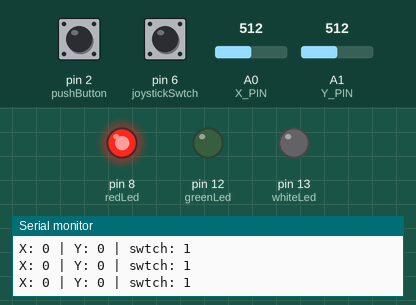
A sketch run on a simulated Arduino Uno, built with avr-gcc and run on an emulated ATmega328P. On the bench: output pins drawn as LEDs (lit = HIGH), the last lines printed to the serial monitor. The test bench sets the inputs (shaded band); at power-on: pin 2 (pushButton) LOW, A0 (X_PIN) = 512, A1 (Y_PIN) = 512, pin 6 (joystickSwtch) HIGH.

Above: at 1.2 s.
1.3 s: pin 2 (pushButton) pulled HIGH for 0.15 s
At 1.8 s:
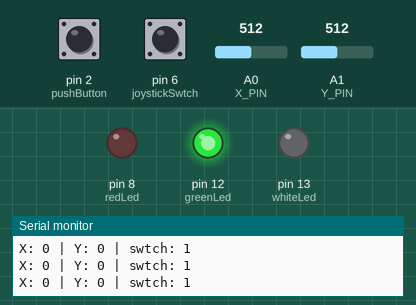
2.9 s: pin 2 (pushButton) pulled HIGH for 1 s
At 4.1 s:
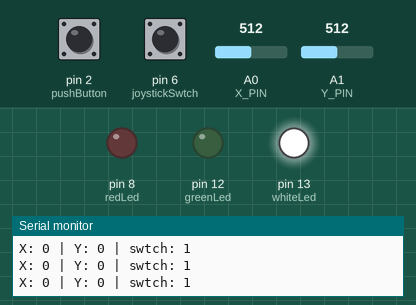
5.4 s: A0 (X_PIN) set to 535
8.4 s: A1 (Y_PIN) set to 494
9.9 s: pin 2 (pushButton) pulled HIGH for 3.2 s
At 10.8 s:
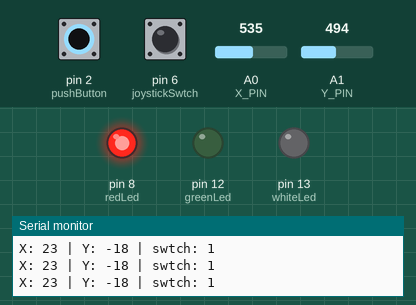
Timing chart, 0 to 12.9 s (numbered marks = the images above; inputs shaded):
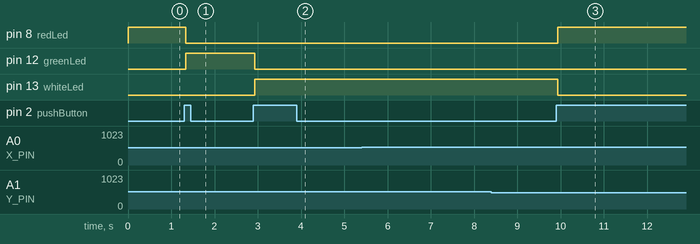

The sketch:

toggle3leds.ino
```cpp
enum State {
  RED,
  GREEN,
  WHITE,
};

int pushButton = 2;
int joystickSwtch = 6;
const int X_PIN = A0; // analog pin connected to X output
const int Y_PIN = A1; // analog pin connected to Y output


int redLed = 8;
int greenLed = 12;
int whiteLed = 13;

enum State state = RED;

int enteredIfFlag = 0;
int x_offset;
int y_offset;

void setup() {
  Serial.begin(9600);
  pinMode(pushButton, INPUT);
pinMode(joystickSwtch, INPUT_PULLUP);

  pinMode(redLed, OUTPUT);
  pinMode(whiteLed, OUTPUT);
  pinMode(greenLed, OUTPUT);
  x_offset = analogRead(X_PIN);  // Read X-axis value
  y_offset = analogRead(Y_PIN);  // Read Y-axis value

}

void loop() {
  int buttonState = digitalRead(pushButton);
  int joystickSwtchState = digitalRead(joystickSwtch);

  int xValue = analogRead(X_PIN) - x_offset;  // Read X-axis value
  int yValue = analogRead(Y_PIN) - y_offset;  // Read Y-axis value

  Serial.print("X: ");
  Serial.print(xValue);
  Serial.print(" | Y: ");
  Serial.print(yValue);
  Serial.print(" | swtch: ");
  Serial.println(joystickSwtchState);

  if (buttonState == 1 && enteredIfFlag == 0){
    state = switchState(state);
    enteredIfFlag = 1;
  }

  if(buttonState == 0){
    enteredIfFlag = 0;
  }

  if(state == RED){
    digitalWrite(redLed, HIGH);
    digitalWrite(greenLed, LOW);
    digitalWrite(whiteLed, LOW);
  } else if(state == GREEN){
    digitalWrite(redLed, LOW);
    digitalWrite(greenLed, HIGH);
    digitalWrite(whiteLed, LOW);
  } else if(state == WHITE){
    digitalWrite(redLed, LOW);
    digitalWrite(greenLed, LOW);
    digitalWrite(whiteLed, HIGH);
  }

  delay(5);
}

State switchState(State s){
  if(s == RED){
    return GREEN;
  } else if(s == GREEN){
    return WHITE;
  } else if (s == WHITE) {
    return RED;
  }
}
```

Measured:
- after the input at 1.3 s, pin 8 (redLed): HIGH → LOW at once; pin 12 (greenLed): LOW → HIGH at once
- after the input at 2.9 s, pin 12 (greenLed): HIGH → LOW at once; pin 13 (whiteLed): LOW → HIGH at once
- after the input at 9.9 s, pin 8 (redLed): LOW → HIGH at once; pin 13 (whiteLed): HIGH → LOW at once
